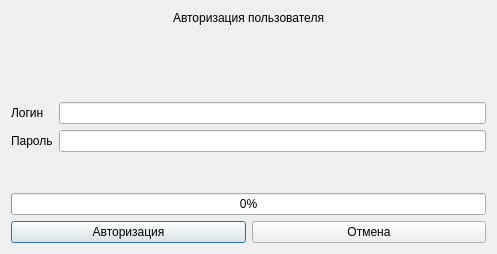
<?xml version="1.0" encoding="UTF-8"?>
<ui version="4.0">
 <class>DialogAuth</class>
 <widget class="QDialog" name="DialogAuth">
  <property name="geometry">
   <rect>
    <x>0</x>
    <y>0</y>
    <width>497</width>
    <height>254</height>
   </rect>
  </property>
  <property name="windowTitle">
   <string>Авторизация пользователя</string>
  </property>
  <layout class="QGridLayout" name="gridLayout">
   <item row="1" column="0">
    <layout class="QFormLayout" name="formLayout">
     <item row="0" column="0">
      <widget class="QLabel" name="label_3">
       <property name="text">
        <string>Логин</string>
       </property>
      </widget>
     </item>
     <item row="0" column="1">
      <widget class="QLineEdit" name="login"/>
     </item>
     <item row="1" column="1">
      <widget class="QLineEdit" name="pass"/>
     </item>
     <item row="1" column="0">
      <widget class="QLabel" name="label_2">
       <property name="text">
        <string>Пароль</string>
       </property>
      </widget>
     </item>
    </layout>
   </item>
   <item row="0" column="0">
    <widget class="QLabel" name="label">
     <property name="text">
      <string>Авторизация пользователя</string>
     </property>
     <property name="alignment">
      <set>Qt::AlignHCenter|Qt::AlignTop</set>
     </property>
    </widget>
   </item>
   <item row="3" column="0">
    <layout class="QHBoxLayout" name="horizontalLayout">
     <item>
      <widget class="QPushButton" name="aut">
       <property name="text">
        <string>Авторизация</string>
       </property>
      </widget>
     </item>
     <item>
      <widget class="QPushButton" name="abort">
       <property name="text">
        <string>Отмена</string>
       </property>
      </widget>
     </item>
    </layout>
   </item>
   <item row="2" column="0">
    <widget class="QProgressBar" name="progressBar">
     <property name="value">
      <number>0</number>
     </property>
    </widget>
   </item>
  </layout>
 </widget>
 <resources/>
 <connections/>
</ui>
